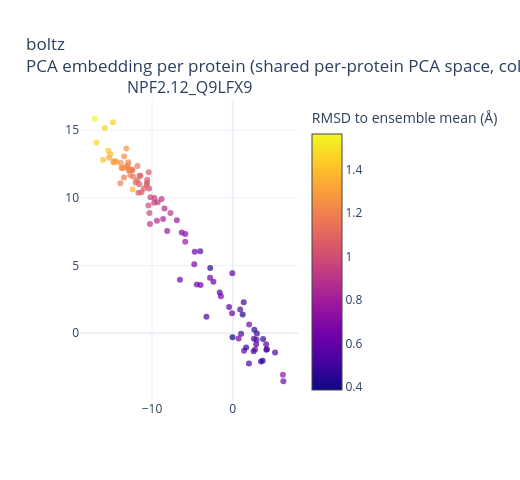

The code cell stored with this chart in its notebook:
### Markdown cell above
### `boltz`

Boltz-2 (MIT) -- open, AF3-style diffusion model with an additional binding-affinity head.

### Code cell
plot_backend_capability("boltz")
